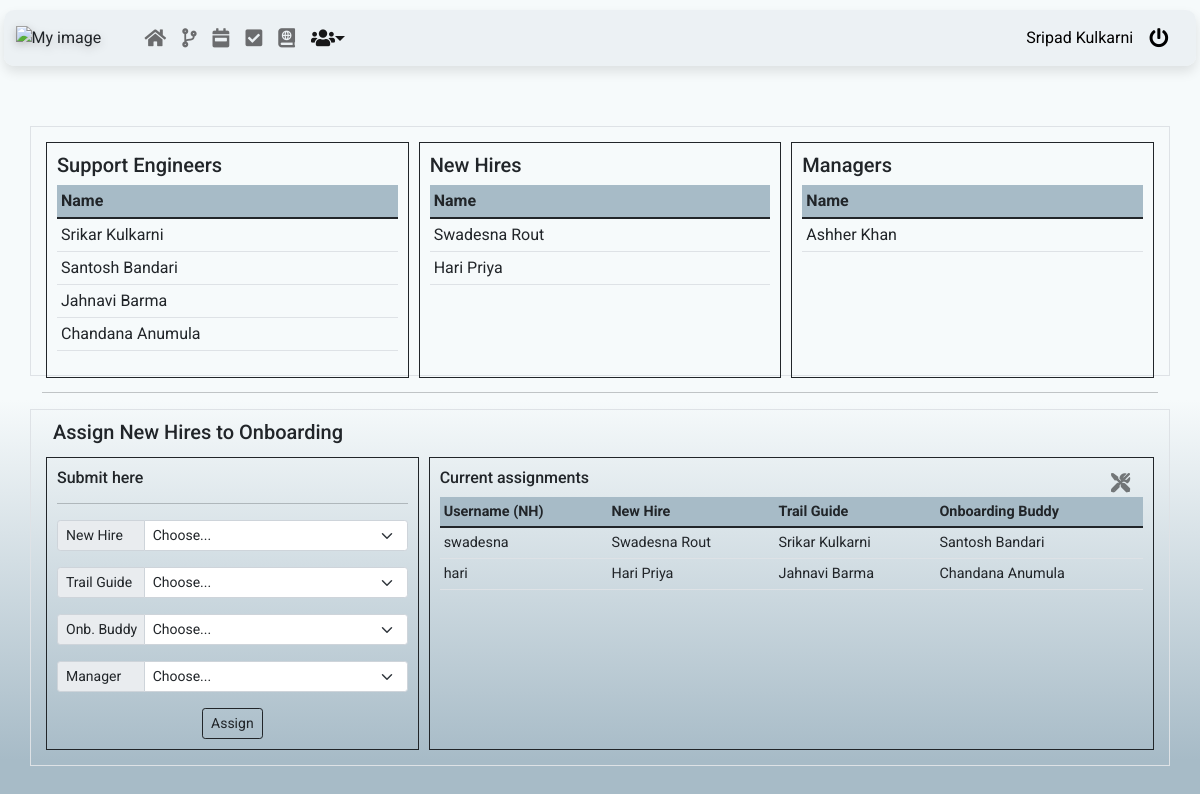
/manage_users/ (signed in), run on the app's committed database.
### Onb_app/models.py (models this page shows, shortened)
class Profile(models.Model):
    user = models.OneToOneField(User, on_delete=models.CASCADE)
    firstname = models.CharField(max_length=50)
    lastname = models.CharField(max_length=50)
    email = models.EmailField(max_length=50)
    firstlogin = models.BooleanField(default=True)
    role = models.CharField(max_length=15, choices=ROLES, default = 'SUPERUSER')
    startdate = models.DateField(max_length=True, default=datetime.datetime.now)
    enddate = models.DateField(max_length=True, default=datetime.datetime.now)

### Onb_app/views.py (the view)
# urls.py: path('manage_users/', views.viewsupportengineers),
@login_required(login_url='/login/')
def viewsupportengineers(request):
	if request.user.profile.role=="MANAGER" or request.user.is_superuser:
		eng = Profile.objects.filter(role='ENGINEER')
		manager = Profile.objects.filter(role='MANAGER')
		nh = Profile.objects.filter(role='NEW_HIRE')
		onb = onboarding.objects.all()
		usr = User.objects.all()
		return render(request, 'userpage.html', {'eng': eng, 'manager':manager, 'nh':nh, 'onb':onb, 'usr':usr})
	else:
		logout(request)
		messages.error(request, "Your account does not have sufficient privileges to perform this action. If you think this is an error, please contact your manager.")
		return redirect('/error/')

### Templates/userpage.html (shortened to what this page needs)
{% extends 'base.html' %}
{% block content %}
	<div class="container-md reg_page"  id="assignments">
		<div class="row border" style="padding: 10px; max-height: 250px;">
			<div class="col border border border-dark user_table">
				<h5>Support Engineers</h5>
				<table class="table table-sm table-hover table-responsive">
					<thead class="thead">
						<tr>
							<th scope="col">Name</th>
						</tr>
					</thead>
					<tbody>
					{% if eng %}
					{% for eng in eng %}
					<tr>
						<td>{{eng.firstname}} {{eng.lastname}}</td>
					</tr>
					{% endfor %}
					{% else %}
						<tr><td>
							<div class="overlay">
							  <div class="text">No Support Engineers Exist</div>
							</div>
						</td></tr>
					{% endif %}
					</tbody>
				</table>
			</div>
			<div class="col border border border-dark user_table">
				<h5>New Hires</h5>
				<table class="table table-sm table-hover table-responsive">
					<thead class="thead">
						<tr>
							<th scope="col">Name</th>
						</tr>
					</thead>
					<tbody>
					{% if nh %}
					{% for nh in nh %}
					<tr>
						<td>{{nh.firstname}} {{nh.lastname}}</td>
					</tr>
					{% endfor %}
					{% else %}
						<tr><td>
							<div class="overlay">
							  <div class="text">No New Hires Exist</div>
							</div>
						</td></tr>
					{% endif %}
					</tbody>
				</table>
			</div>
			<div class="col border border border-dark user_table">
				<h5>Managers</h5>
				<table class="table table-sm table-hover table-responsive">
					<thead class="thead">
						<tr>
							<th scope="col">Name</th>
						</tr>
					</thead>
					<tbody>
					{% if manager %}
					{% for manager in manager %}
					<tr>
						<td>{{manager.firstname}} {{manager.lastname}}</td>
					</tr>
					{% endfor %}
					{% else %}
						<tr><td>
							<div class="overlay">
							  <div class="text">No Managers Created</div>
							</div>
						</td></tr>
					{% endif %}
					</tbody>
				</table>
			</div>
		</div>
		<hr>
		<div class="row border" style="padding: 10px; max-height: 420px;" >
			<h5>Assign New Hires to Onboarding</h5>
			<div class="col-md-4 border border border-dark user_table">
				<h6>Submit here</h6>
				<hr>
				<div>
					<form method="POST" id="form">{% csrf_token %}
						<div class="input-group mb-3 input-group-sm">
						  <label class="input-group-text" for="new_hire" style="width: 25%;">New Hire</label>
						  <select class="form-select" id="new_hire" required>
						  	<option value="" selected disabled hidden>Choose...</option>
						  </select>
						</div>
						<div class="input-group mb-3 input-group-sm">
						  <label class="input-group-text" for="trail_guide" style="width: 25%;">Trail Guide</label>
						  <select class="form-select" id="trail_guide" required>
						    <option value="" selected disabled hidden>Choose...</option>
						  </select>
						</div>
						<div class="input-group mb-3 input-group-sm">
						  <label class="input-group-text" for="onb_buddy" style="width: 25%;">Onb. Buddy</label>
						  <select class="form-select" id="onb_buddy" required>
						    <option  value="" selected disabled hidden>Choose...</option>
						  </select>
						</div>
						<div class="input-group mb-3 input-group-sm">
						  <label class="input-group-text" for="manager" style="width: 25%;">Manager</label>
						  <select class="form-select" id="manager" required>
						    <option  value="" selected disabled hidden>Choose...</option>
						  </select>
						</div>
						<div class="text-center" >
							<input class="btn btn-outline-dark btn-sm" type="submit" value="Assign">
						</div>
					</form>
				</div>
			</div>
			<div class="col border border border-dark user_table">
				<div class="row">
					<div class="col">
						<h6>Current assignments</h6>
					</div>
					{% if onb %}
					<div class="col edit" style="text-align: right; display: block;">
						<button type="button" class="btn-close me-2 m-auto fas fa-tools" aria-label="Close" data-bs-toggle="tooltip" data-bs-placement="bottom" title="Refactor" ></button>
					</div>
					{% endif %}
				</div>
				<table id="assignments_table" class="table table-sm table-hover table-responsive" style="font-size: 0.9rem">
					<thead class="thead">
						<tr>
							<th scope="col">Username (NH)</th>
							<th scope="col">New Hire</th>
							<th scope="col">Trail Guide</th>
							<th scope="col">Onboarding Buddy</th>
						</tr>
					</thead>
					<tbody>
					{% if onb %}
					{% for onb in onb %}
					<tr>
						{% for usr in usr %}
						{% if usr.username == onb.newhire %}
						<td>{{usr.username }}</td>
						{% endif %}
						{% endfor %}
						{% for usr in usr %}
						{% if usr.username == onb.newhire %}
						<td>{{usr.profile.firstname}} {{ usr.profile.lastname }}</td>
						{% endif %}
						{% endfor %}
						{% for usr in usr %}
						{% if usr.username == onb.trailguide %}
						<td>{{usr.profile.firstname}} {{ usr.profile.lastname }}</td>
						{% endif %}
						{% endfor %}
						{% for usr in usr %}
						{% if usr.username == onb.onboardingbuddy %}
						<td>{{usr.profile.firstname}} {{ usr.profile.lastname }}</td>
						{% endif %}
						{% endfor %}
					</tr>
					{% endfor %}
					{% else %}
						<tr><td colspan="4">
							<div class="overlay">
							  <div class="text">No new hires assigned</div>
							</div>
						</td></tr>
					{% endif %}
					</tbody>
				</table>
			</div>
		</div>
	</div>
{% endblock %}

### Templates/base.html (shortened to what this page needs)
<!DOCTYPE html>
<html>
{% load static %}
<head>
		<link href="https://cdn.jsdelivr.net/npm/bootstrap@5.1.3/dist/css/bootstrap.min.css" rel="stylesheet">
		<link rel="stylesheet" type="text/css" href="{% static '/base.css' %}">
		<link rel="stylesheet" href="https://pro.fontawesome.com/releases/v5.10.0/css/all.css"/>
</head>
<body>
		<nav class="navbar navbar-expand-lg navbar-light bg-light" style="margin-top: 10px;">
		  <div class="container-fluid">
		  	<img src="{% static 'salesforce.png' %}" style="width: 100px; position: absolute; margin-top: 0.0px;   filter: drop-shadow(0 0.2rem 0.25rem rgba(0, 0, 0, 0.2));
" alt="My image"/>
		    <div class="collapse navbar-collapse" id="navbarText" style="margin-left: 105px;">
		      <ul class="navbar-nav me-auto mb-2 mb-lg-0">
		        <li class="nav-item">
		          <a class="nav-link fas fa-home" data-bs-toggle="tooltip" data-bs-placement="bottom" title="Home" aria-current="page" href="/home/"></a>
		        </li>
		        <li class="nav-item">
		          <a class="nav-link fas fa-code-branch" data-bs-toggle="tooltip" data-bs-placement="bottom" title="Access Requests" href="/access_req/"></a>
		        </li>
		        <li class="nav-item">
		          <a class="nav-link fas fa-calendar-week" data-bs-toggle="tooltip" data-bs-placement="bottom" title="Weeks" href="/weeks/"></a>
		        </li>
		        <li class="nav-item">
		          <a class="nav-link fas fa-check-square" data-bs-toggle="tooltip" data-bs-placement="bottom" title="Targets" href="/targets/"></a>
		        </li>
		        <li class="nav-item">
		          <a class="nav-link fas fa-atlas" data-bs-toggle="tooltip" data-bs-placement="bottom" title="Glossary" href="#"></a>
		        </li>
		        {% if user.profile.role == "MANAGER" or user.is_superuser %}
		        <li class="nav-item dropdown">
		          <a class="nav-link dropdown-toggle fas fa-users" data-bs-toggle="dropdown" role="button" aria-expanded="false" title="Users"></a>
		        </li>
		        {% endif %}
		      </ul>
		      <a class="nav-link currentuser" data-bs-toggle="tooltip" data-bs-placement="bottom" title="My Profile" href="/profile/">
		        {{ user.profile.firstname }} {{user.profile.lastname}}
		      </a>
	        <a class="nav-link fas fa-power-off" data-bs-toggle="tooltip" data-bs-placement="bottom" title="Logout" href="/logout/">
	        </a>
		    </div>
		  </div>
		</nav>
	{% block content %}
	{% endblock %}
</body>
</html>

### Onb_app/static/base.css (style rules this page uses)
body { background-color: #a6bac6; background-image: linear-gradient(0deg, #A7BBC7 5%, #f6fafb 50%); font-family: 'Roboto', sans-serif; height: 100%; background-repeat: no-repeat; background-attachment: fixed; animation: fadeInAnimation ease 1s; animation-iteration-count: 1; animation-fill-mode: forwards; }
.bg-light { border-radius: 10px; background-color: rgba(236, 240, 243, 0.9)!important; box-shadow: 0 6px 12px 0 rgba(0, 0, 0, 0.1), 0 0px 0px 0 rgba(0, 0, 0, 0.1); }
.reg_page { margin: auto; margin-top: 5%; min-width: 350px; }
.navbar { min-width: 350px; margin: 0.3%; }
.fa-power-off { color: black; padding: 0px; margin-right: 1rem; }
.fas { transition: .3s ease-out; font-size: 1.2rem; }
.currentuser { color: black; }
.user_table { margin: 5px; overflow: auto; padding: 10px; min-width: 30px; }
.thead { background-color: #A7BBC7; }
th { font-weight: bold; }
.container-md { min-width: 350px;; }

### data on the page
Profile: firstname "Srikar", lastname "Kulkarni"
Profile: firstname "Santosh", lastname "Bandari"
Profile: firstname "Jahnavi", lastname "Barma"
Profile: firstname "Chandana", lastname "Anumula"
Profile: firstname "Swadesna", lastname "Rout"
Profile: firstname "Hari", lastname "Priya"
Profile: firstname "Ashher", lastname "Khan"

### other printed values
{{ user.profile.firstname }} "Sripad"
{{ user.profile.lastname }} "Kulkarni"
{{ usr.username }} "swadesna"
{{ usr.profile.firstname }} "Swadesna"
{{ usr.profile.lastname }} "Rout"
{{ usr.profile.firstname }} "Srikar"
{{ usr.profile.lastname }} "Kulkarni"
{{ usr.profile.firstname }} "Santosh"
{{ usr.profile.lastname }} "Bandari"
{{ usr.username }} "hari"
{{ usr.profile.firstname }} "Hari"
{{ usr.profile.lastname }} "Priya"
{{ usr.profile.firstname }} "Jahnavi"
{{ usr.profile.lastname }} "Barma"
{{ usr.profile.firstname }} "Chandana"
